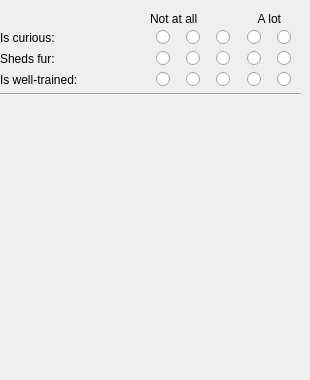
     <widget class="QWidget" name="tabCat">
      <property name="cursor">
       <cursorShape>ArrowCursor</cursorShape>
      </property>
      <attribute name="title">
       <string>Cat-specific</string>
      </attribute>
      <widget class="QWidget" name="widget_5" native="true">
       <property name="geometry">
        <rect>
         <x>0</x>
         <y>30</y>
         <width>301</width>
         <height>341</height>
        </rect>
       </property>
       <layout class="QVBoxLayout" name="verticalLayout_7">
        <item>
         <layout class="QHBoxLayout" name="curious">
          <item>
           <widget class="QLabel" name="lbCurious">
            <property name="minimumSize">
             <size>
              <width>150</width>
              <height>0</height>
             </size>
            </property>
            <property name="maximumSize">
             <size>
              <width>150</width>
              <height>100</height>
             </size>
            </property>
            <property name="text">
             <string>Is curious:</string>
            </property>
           </widget>
          </item>
          <item>
           <layout class="QHBoxLayout" name="horizontalLayout_21">
            <item>
             <widget class="QRadioButton" name="rbCurious1">
              <property name="text">
               <string/>
              </property>
              <attribute name="buttonGroup">
               <string notr="true">groupCurious</string>
              </attribute>
             </widget>
            </item>
            <item>
             <widget class="QRadioButton" name="rbCurious2">
              <property name="text">
               <string/>
              </property>
              <attribute name="buttonGroup">
               <string notr="true">groupCurious</string>
              </attribute>
             </widget>
            </item>
            <item>
             <widget class="QRadioButton" name="rbCurious3">
              <property name="text">
               <string/>
              </property>
              <property name="checked">
               <bool>false</bool>
              </property>
              <attribute name="buttonGroup">
               <string notr="true">groupCurious</string>
              </attribute>
             </widget>
            </item>
            <item>
             <widget class="QRadioButton" name="rbCurious4">
              <property name="text">
               <string/>
              </property>
              <attribute name="buttonGroup">
               <string notr="true">groupCurious</string>
              </attribute>
             </widget>
            </item>
            <item>
             <widget class="QRadioButton" name="rbCurious5">
              <property name="text">
               <string/>
              </property>
              <attribute name="buttonGroup">
               <string notr="true">groupCurious</string>
              </attribute>
             </widget>
            </item>
           </layout>
          </item>
         </layout>
        </item>
        <item>
         <layout class="QHBoxLayout" name="sheds">
          <item>
           <widget class="QLabel" name="lbBarks_5">
            <property name="minimumSize">
             <size>
              <width>150</width>
              <height>0</height>
             </size>
            </property>
            <property name="maximumSize">
             <size>
              <width>150</width>
              <height>100</height>
             </size>
            </property>
            <property name="text">
             <string>Sheds fur:</string>
            </property>
           </widget>
          </item>
          <item>
           <layout class="QHBoxLayout" name="horizontalLayout_24">
            <item>
             <widget class="QRadioButton" name="rbSheds1">
              <property name="text">
               <string/>
              </property>
              <attribute name="buttonGroup">
               <string notr="true">groupSheds</string>
              </attribute>
             </widget>
            </item>
            <item>
             <widget class="QRadioButton" name="rbSheds2">
              <property name="text">
               <string/>
              </property>
              <attribute name="buttonGroup">
               <string notr="true">groupSheds</string>
              </attribute>
             </widget>
            </item>
            <item>
             <widget class="QRadioButton" name="rbSheds3">
              <property name="text">
               <string/>
              </property>
              <property name="checked">
               <bool>false</bool>
              </property>
              <attribute name="buttonGroup">
               <string notr="true">groupSheds</string>
              </attribute>
             </widget>
            </item>
            <item>
             <widget class="QRadioButton" name="rbSheds4">
              <property name="text">
               <string/>
              </property>
              <attribute name="buttonGroup">
               <string notr="true">groupSheds</string>
              </attribute>
             </widget>
            </item>
            <item>
             <widget class="QRadioButton" name="rbSheds5">
              <property name="text">
               <string/>
              </property>
              <attribute name="buttonGroup">
               <string notr="true">groupSheds</string>
              </attribute>
             </widget>
            </item>
           </layout>
          </item>
         </layout>
        </item>
        <item>
         <layout class="QHBoxLayout" name="trainedCat">
          <item>
           <widget class="QLabel" name="lbTrained_3">
            <property name="minimumSize">
             <size>
              <width>150</width>
              <height>0</height>
             </size>
            </property>
            <property name="maximumSize">
             <size>
              <width>150</width>
              <height>100</height>
             </size>
            </property>
            <property name="text">
             <string>Is well-trained:</string>
            </property>
           </widget>
          </item>
          <item>
           <layout class="QHBoxLayout" name="horizontalLayout_22">
            <item>
             <widget class="QRadioButton" name="rbCatTrained1">
              <property name="text">
               <string/>
              </property>
              <attribute name="buttonGroup">
               <string notr="true">groupTrainedCat</string>
              </attribute>
             </widget>
            </item>
            <item>
             <widget class="QRadioButton" name="rbCatTrained2">
              <property name="text">
               <string/>
              </property>
              <attribute name="buttonGroup">
               <string notr="true">groupTrainedCat</string>
              </attribute>
             </widget>
            </item>
            <item>
             <widget class="QRadioButton" name="rbCatTrained3">
              <property name="text">
               <string/>
              </property>
              <property name="checked">
               <bool>false</bool>
              </property>
              <attribute name="buttonGroup">
               <string notr="true">groupTrainedCat</string>
              </attribute>
             </widget>
            </item>
            <item>
             <widget class="QRadioButton" name="rbCatTrained4">
              <property name="text">
               <string/>
              </property>
              <attribute name="buttonGroup">
               <string notr="true">groupTrainedCat</string>
              </attribute>
             </widget>
            </item>
            <item>
             <widget class="QRadioButton" name="rbCatTrained5">
              <property name="text">
               <string/>
              </property>
              <attribute name="buttonGroup">
               <string notr="true">groupTrainedCat</string>
              </attribute>
             </widget>
            </item>
           </layout>
          </item>
         </layout>
        </item>
        <item>
         <widget class="Line" name="line_4">
          <property name="orientation">
           <enum>Qt::Horizontal</enum>
          </property>
         </widget>
        </item>
        <item>
         <widget class="QWidget" name="widget_9" native="true">
          <property name="minimumSize">
           <size>
            <width>0</width>
            <height>100</height>
           </size>
          </property>
         </widget>
        </item>
        <item>
         <layout class="QHBoxLayout" name="AltBreed_Cat"/>
        </item>
       </layout>
      </widget>
      <widget class="QLabel" name="label_4">
       <property name="geometry">
        <rect>
         <x>150</x>
         <y>10</y>
         <width>71</width>
         <height>17</height>
        </rect>
       </property>
       <property name="text">
        <string>Not at all</string>
       </property>
      </widget>
      <widget class="QLabel" name="label_8">
       <property name="geometry">
        <rect>
         <x>250</x>
         <y>10</y>
         <width>31</width>
         <height>17</height>
        </rect>
       </property>
       <property name="text">
        <string>A lot</string>
       </property>
       <property name="alignment">
        <set>Qt::AlignRight|Qt::AlignTrailing|Qt::AlignVCenter</set>
       </property>
      </widget>
     </widget>
